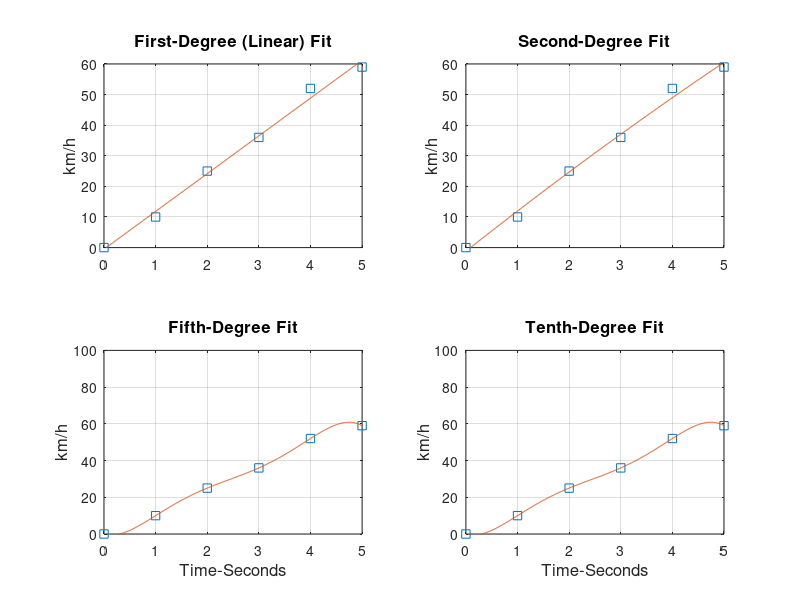

Source code (MATLAB):
 %% Generate Data
 x = 0:5;                   %collected data
 y = [0 10 25 36 52 59];    %collected data
 xq = 0:0.01:5;             %x query data
  
 %% Linear Fitting
 p1 = polyfit(x,y,1);       %polynomial fitting
 y1 = polyval(p1, xq);      %find values for each query data point
 figure; subplot(221); plot(x,y,'s');
 hold on; plot(xq,y1); hold off; 
 axis([0 5 0 60]); grid on;
 title('First-Degree (Linear) Fit','fontsize',12)
 ylabel('km/h','fontsize',12)
 
 %% Second-Degree Fitting
 p2 = polyfit(x,y,2);
 y2 = polyval(p2 ,xq);
 subplot(222); plot(x,y,'s');
 hold on; plot(xq,y2); hold off;
 axis([0 5 0 60]); grid on;
 title('Second-Degree Fit','fontsize',12)
 ylabel('km/h','fontsize',12)
 
 %% Fifth-Degree-Degree Fitting
 p5 = polyfit(x,y,5);
 y5 = polyval(p5, xq);
 subplot(223); plot(x,y,'s');
 hold on; plot(xq,y5); hold off;
 axis([0 5 0 100]); grid on;
 title('Fifth-Degree Fit','fontsize',12)
 ylabel('km/h','fontsize',12)
 xlabel('Time-Seconds','fontsize',12)

 %% Tenth-Degree Fitting
 p10 = polyfit(x,y,10);
 y10 = polyval(p10, xq);
 subplot(224); plot(x,y,'s');
 hold on; plot(xq, y10); hold off;
 axis([0 5 0 100]); grid on;
 title('Tenth-Degree Fit','fontsize',12)
 ylabel('km/h','fontsize',12)
 xlabel('Time-Seconds','fontsize',12)